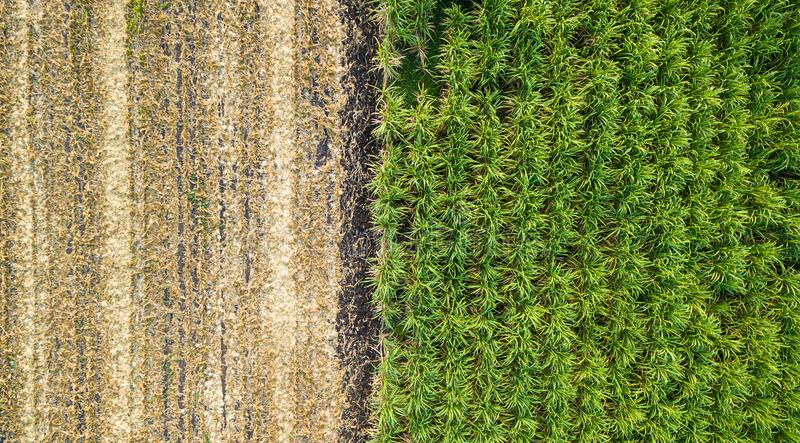
#> input picture ml/sugarcane.jpg, 800 x 443 px, found by its file name
$ python image.py
#> lines starting #> are read from the running program, lines starting #| are printed output that depends on the picture
#Import required library
from PIL import Image,ImageFilter

#Open Image
fileName="D:\coding\python files\myprojects\ml\sugarcane.jpg"
im = Image.open(fileName)
#> im is the input picture: PIL image 800x443 RGB; mean R, G, B 130.9, 135.4, 75.7

#Image rotate & show
im.rotate(45).show()
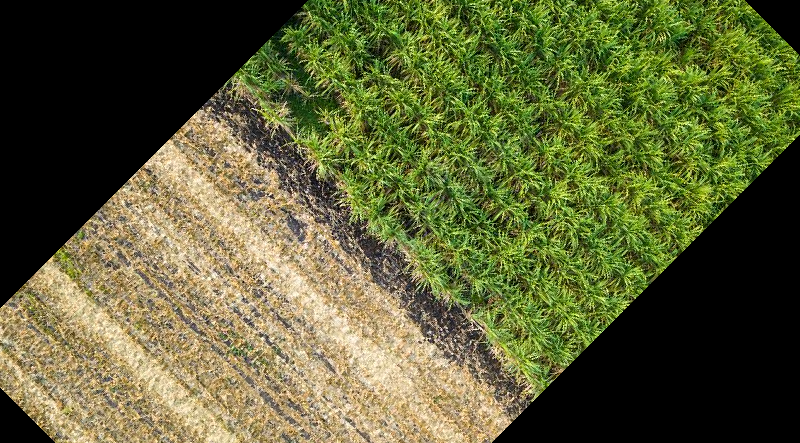
#> shown: PIL image 800x443 RGB; mean R, G, B 94, 97.3, 54.8

grayImage=im.convert('L')
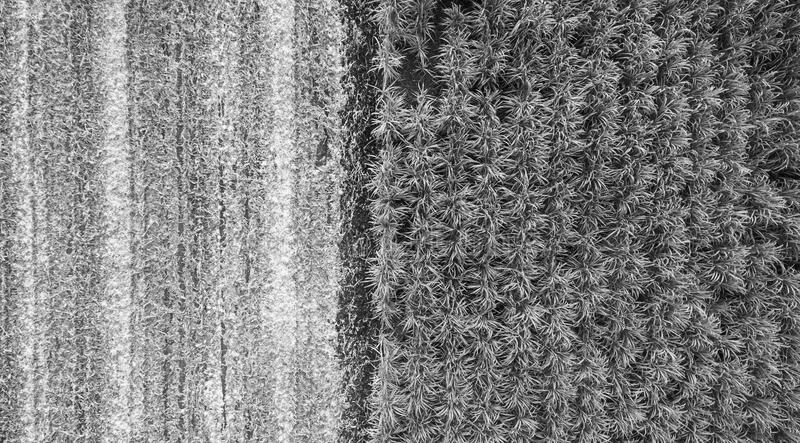
#> grayImage: PIL image 800x443 L; min 1, max 253, mean 127.3

grayImage.show()

# edges_image = im.filter(ImageFilter.FIND_EDGES).show()

$ run again, with ml/test.jpg copied over ml/sugarcane.jpg
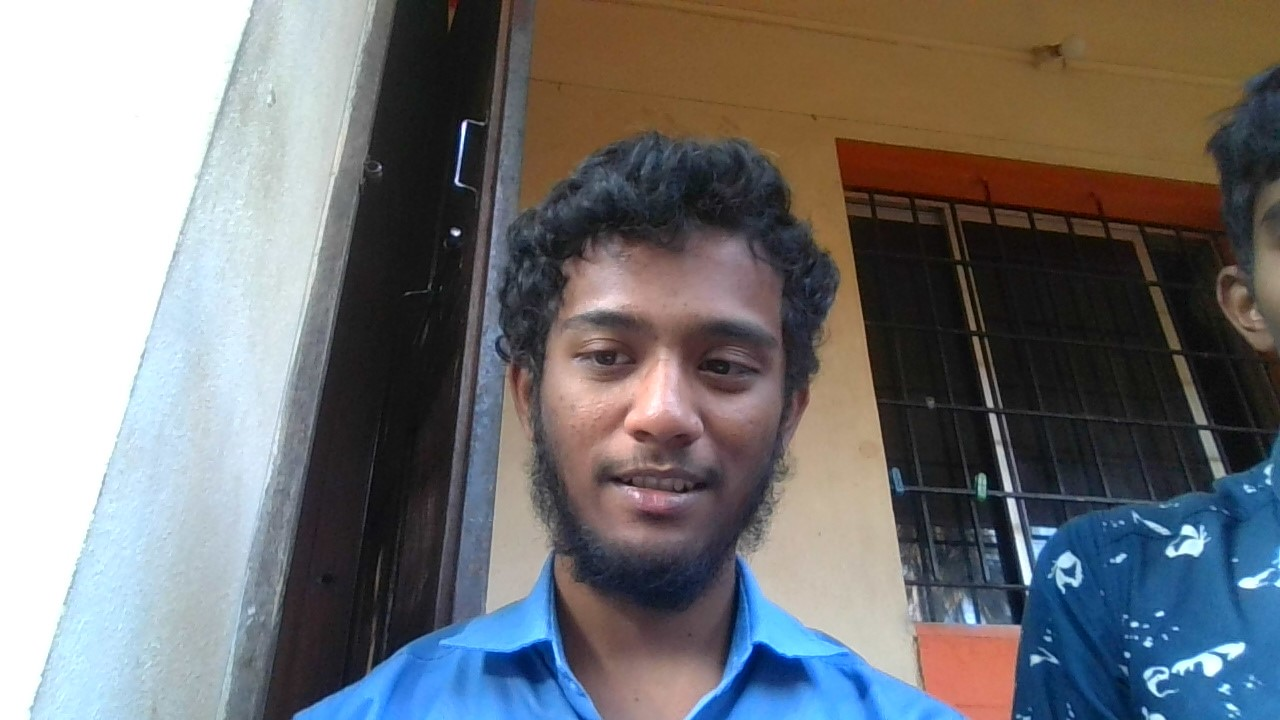
#> input picture ml/test.jpg, 1280 x 720 px, found by its file name
#> im is the input picture: PIL image 1280x720 RGB; mean R, G, B 116.1, 116, 117.6
#> `im.rotate(45).show()`:
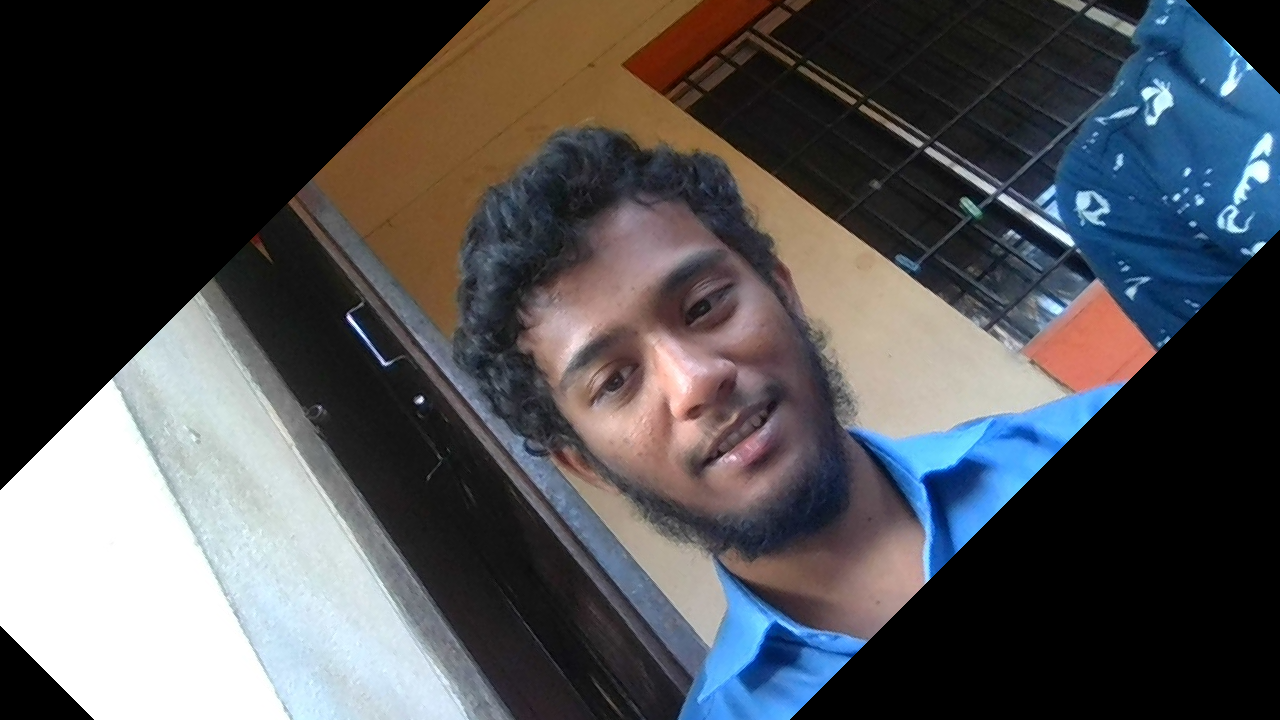
#> shown: PIL image 1280x720 RGB; mean R, G, B 79.2, 79.6, 82.7
#> `grayImage=im.convert('L')`:
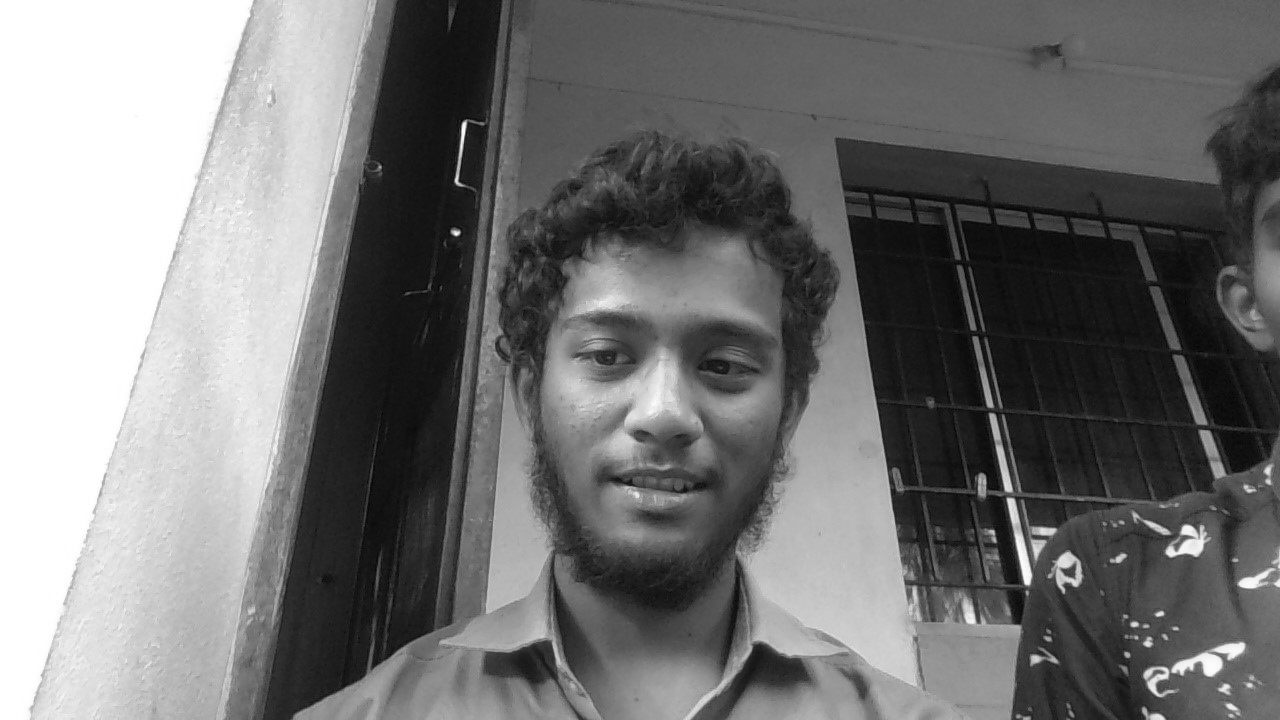
#> grayImage: PIL image 1280x720 L; min 0, max 255, mean 116.2
